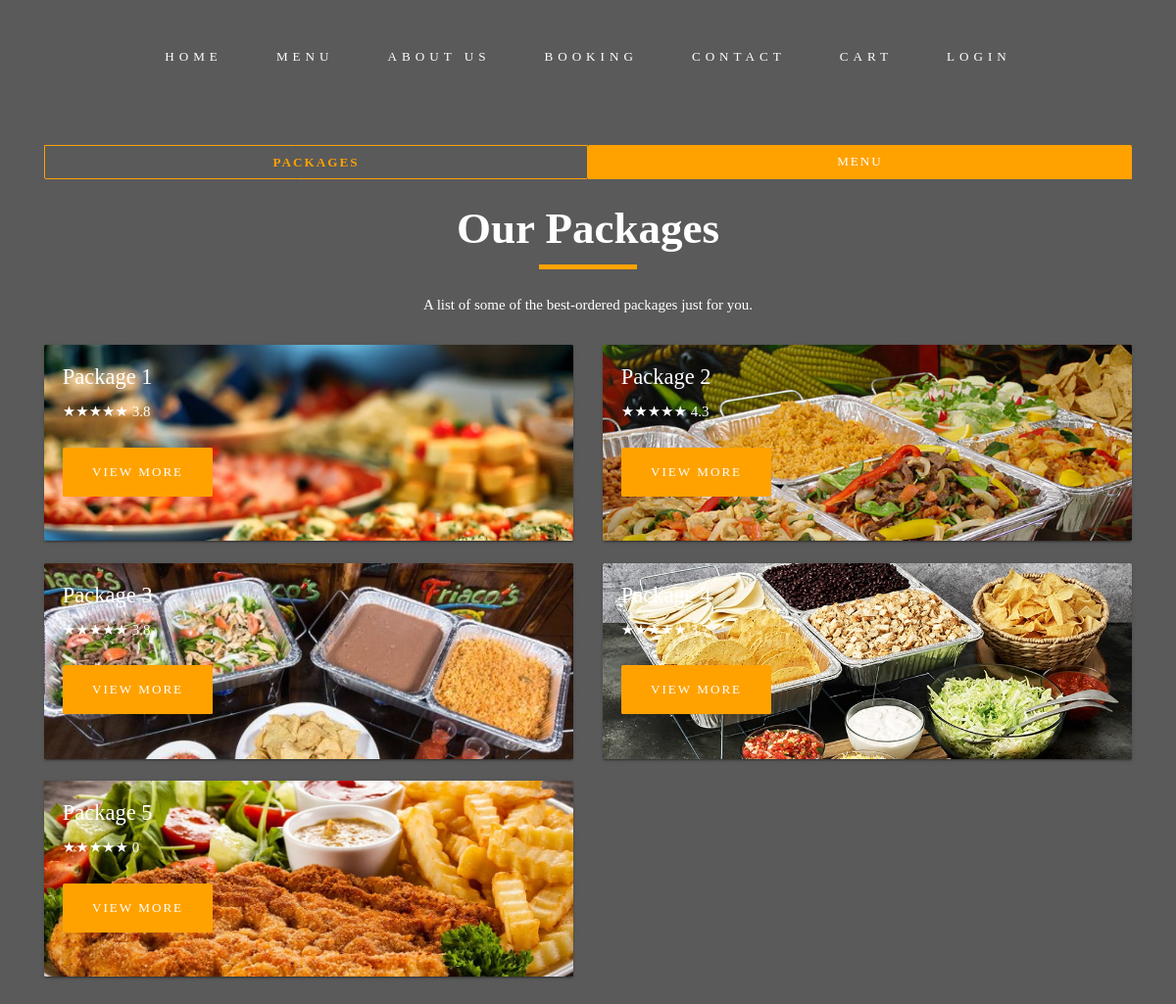
Page /menu.php on the committed database.
### tables this page shows
CREATE TABLE `packages` (
  `package_id` int(5) NOT NULL,
  `package_user_id` int(5) NOT NULL,
  `package_name` varchar(64) NOT NULL,
  `package_category` varchar(32) NOT NULL,
  `package_desc` varchar(256) NOT NULL,
  `package_image` text NOT NULL,
  `package_price` int(11) NOT NULL,
  `package_order_counter` int(8) NOT NULL,
  `package_rating` float NOT NULL,
  `package_visibility` int(1) NOT NULL
);

### menu.php (shortened to what this page needs)
<?php
    include "include/functions.php";
?>
<!DOCTYPE html>
<html>
	<head>
        <?php topLinks();?>
	</head>
	<body id="menuPage">
    <?php topLinks(); include "include/components/templates/lib.navbar.comp.php"?>
		<div class="wrapper">
			<div class="container">
                <div id="menuButtons" class="py-3">
                    <div class="list-group row text-center">
                        <a href="#packages-list" id="packageButton" class="btn primaryButton col-sm-12 col-md-6 list-group-item list-group-item-action active" data-toggle="list" >Packages</a>
                        <a href="#menu-list" id="menuButton" class="btn primaryButton col-sm-12 col-md-6 list-group-item list-group-item-action" data-toggle="list" >Menu</a>
                    </div>
                </div>
                <div id="menuContent" class="tab-content">
                    <div id="packages-list" class="tab-pane fade show active">
                        <h2 class="text-center"> Our Packages</h2>
                        <div id="yellow-bar"></div>
                        <div class="p-3 text-center">
                            <p>A list of some of the best-ordered packages just for you. </p>
                        </div>
                        <div class="row">
                            <?php
                                $sqlPackages = "SELECT * FROM packages";
                                $query = mysqli_query($conn,$sqlPackages);
                                while($viewPackage = mysqli_fetch_array($query)){
                                    $sqlShowReviews = "SELECT * from reviews where rev_package_id = '".$viewPackage["package_id"]."' ";
                                    $resultShowReviews = mysqli_query($conn,$sqlShowReviews);
                                    $rowsSR = mysqli_num_rows($resultShowReviews);
                                    $totalScore = 0;
                                    if($viewPackage["package_rating"] == 0){
                                        $overallScore = 0;
                                    }else{
                                        while($viewSR = mysqli_fetch_array( $resultShowReviews)){
                                            $totalScore += $viewSR["rev_rating_counter"];
                                        }
                                        $overallScore = round($totalScore / $rowsSR, 1);
                                        $sqlSetRating = "update packages set package_rating = '$overallScore' where package_id = '".$viewPackage["package_id"]."'";
                                        mysqli_query($conn,$sqlSetRating);
                                    }
                            ?>
                            <div class="col-md-6">
                                <div class="card mb-4 bg-dark text-white box-shadow package-containers">
                                    <img class="card-img" src="assets/db/package/<?php echo $viewPackage["package_image"]?>">
                                    <div class="card-img-overlay">
                                        <h4 class="card-title"><?php echo $viewPackage["package_name"]?></h4>
                                        <p>&#9733&#9733&#9733&#9733&#9733 <?php echo $overallScore; ?></p>
                                        <button type="button" class="btn primaryButton" data-toggle="modal" data-target="#packageInfoModal<?php echo $viewPackage["package_id"]?>">View more</button>
                                    </div>
                                </div>
                            </div>
                            <?php
                                }
                            ?>
                        </div>
                    </div>
                </div>
			</div>
		</div>
	</body>
</html>

### include/components/templates/lib.links.comp.php (shortened to what this page needs)
<?php
function topLinks(){
    ?>
            <link rel="stylesheet" type="text/css" href="vendors/css/mdb-4.11.css">
            <link rel="stylesheet" href="vendors/css/fa-svg-with-js.css">
            <link rel="stylesheet" href="vendors/css/timeline.css">
            <link rel="stylesheet" href="vendors/css/style.css">
        <?php
    };
        ?>

### include/components/templates/lib.navbar.comp.php (shortened to what this page needs)
<header>
    <nav class="navbar navbar-expand mx-auto">
        <?php
            if(isset($_SESSION["ses_accttype"])){
                if($_SESSION["ses_accttype"] == 'user' || $_SESSION["ses_accttype"] == 'admin'){
        ?>
            <div id="navbarSupportedContent" class="collapse navbar-collapse">
                    <ul class="navbar-nav m-auto">
                        <li class="nav-item"><a href="preview.php" class="nav-link"> HOME</a></li>
                        <li class="nav-item"><a href="menu.php" class="nav-link"> MENU</a></li>
                        <li class="nav-item"><a href="order.php" class="nav-link"> CART
                                    <?php
                                        if(isset($_SESSION["ses_cart"]) && $_SESSION["ses_cart"] != null){
                                            $cartItems = count($_SESSION["ses_cart"]);
                                    ?>
                                            <span class="badge badge-warning"><?php echo $cartItems;?></span>
                                    <?php
                                        }
                                    ?>
                                </a>
                            </li>
                        <li class="nav-item dropdown"><a href="#" id="notificationDropdoown" class="nav-link dropdown-toggle" data-toggle="dropdown" onclick="clearBadge('notifbutton')">NOTIFICATIONS<span id="badge-notifications" class="badge badge-danger"><?php getAllNotifs($conn)?></span></a>
                            <div class="dropdown-menu" style="width: 200px; float: left;">
                                <?php
                                    $sqlShowNotifs = "select * from notifications where notif_isRead = '0' and notif_received_user = '".$_SESSION["ses_uid"]."' order by notif_date_generated and notif_time_generated asc limit 5";
                                    if($resultShowNotifs = mysqli_query($conn,$sqlShowNotifs)){
                                        $rowsShowNotifs = mysqli_num_rows($resultShowNotifs);
                                        if($rowsShowNotifs >= 1){
                                            while($viewNotifs = mysqli_fetch_array($resultShowNotifs)){
                                                echo $viewNotifs["notif_text"]." <span class='small-text'>". $viewNotifs["notif_time_generated"] ."</span><hr>";
                                            }
                                            echo "View more notifications";
                                        }else{
                                            ?>
                                                <span class="text-center text-black"><a href="#" class="link">See all notifications</a></span>
                                            <?php
                                        }
                                    }else{
                                        echo "Error fetching notifications";
                                    }
                                ?>
                            </div>
                        </li>
                        <li class="nav-item dropdown">
                            <a class="nav-link dropdown-toggle" href="#" data-toggle="dropdown" ><?php echo strtoupper($_SESSION["ses_user"])?></a>
                            <div class="dropdown-menu">
                                <!-- <a class="dropdown-item" href="#">Profile</a>
                                <a class="dropdown-item" href="#">Settings</a> -->
                                <a class="dropdown-item modal-toggle" href="#" data-toggle="modal" data-target="#logoutModal">Logout</a>
                            </div>
                        </li>
                    </ul>
                </div>
    <?php
            }
        }else{
    ?>
                <div id="navbarSupportedContent" class="collapse navbar-collapse">
                    <ul class="navbar-nav m-auto">
                        <li class="nav-item"><a href="preview.php" class="nav-link"> HOME</a></li>
                        <li class="nav-item"><a href="menu.php" class="nav-link"> MENU</a></li>
                        <li class="nav-item"><a href="preview.php#welcomeSection2" class="nav-link" style="transition-duration: 1s;"> ABOUT US</a></li>
                        <li class="nav-item"><a href="preview.php#howtoSection" class="nav-link">BOOKING</a></li>
                        <li class="nav-item"><a href="preview.php#contactSection" class="nav-link"> CONTACT</a></li>
                        <li class="nav-item"><a href="order.php" class="nav-link"> CART
                            </a>
                        </li>
                        <li class="nav-item"><a href="#" class="nav-link btn-outline" data-toggle="modal" data-target="#loginModal">LOGIN</a></li>
                    </ul>
                </div>
    <?php
            }
    ?>
        </nav>
    </header>

### rows in the picture
packages: package_image (picture), package_name "Package 1", overallScore "3.8"
packages: package_image (picture), package_name "Package 2", overallScore "4.3"
packages: package_image (picture), package_name "Package 3", overallScore "3.8"
packages: package_image (picture), package_name "Package 4", overallScore "3.7"
packages: package_image (picture), package_name "Package 5", package_rating "0"
